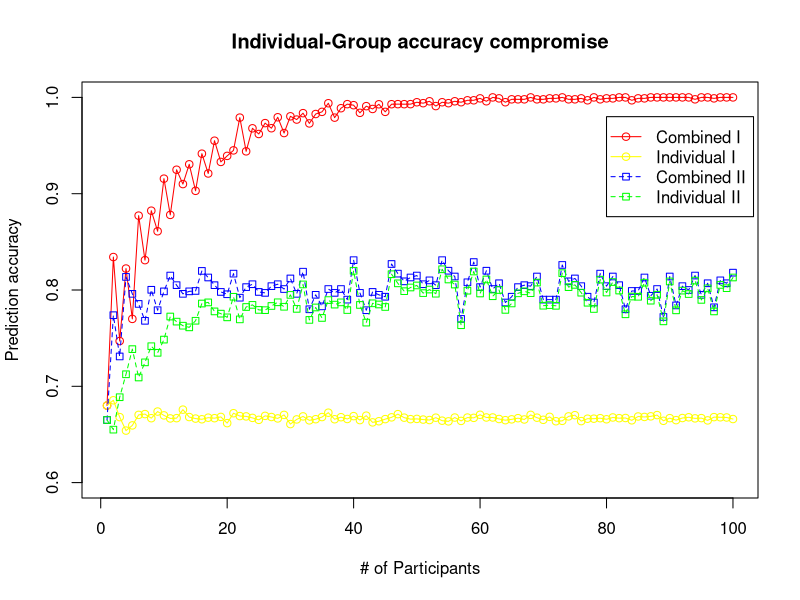

Write R code to recreate this figure.
#### Scenario I
Q=1
Chi=100 # Number of Participants
COMB1=NULL
INDI1=NULL
for(Q in 1:Chi)
{
ASUM1=0
BSUM1=0
AIND1=0
BIND1=0
p=1
P=1000  ### Number of Experiments
for (p in 1:P)
{

q=1
E=NULL
for (q in 1:Q)
{
if(runif(1)>=1/3)  ### Probability of random draws 
    {
     E=cbind(E,"A")
    }
   else
    {
     E=cbind(E,"B")
    }
q=q+1	
}
AIND1=AIND1+sum(E=="A")
BIND1=BIND1+sum(E=="B")
if(sum((E=="A")-(E=="B"))>0)
  {
   ASUM1=ASUM1+1
  }
  else if(sum((E=="A")-(E=="B"))<0)
  {
   BSUM1=BSUM1+1
  }
p=p+1
}
COMB1=cbind(COMB1,ASUM1/(ASUM1+BSUM1))
INDI1=cbind(INDI1,AIND1/(AIND1+BIND1))

Q=Q+1
}

COMB1  ### Combined prediction accuracy in Scenario I
INDI1  ### Individual prediction accuracy in Scenario I

#### Scenario II

N=1
Nu=100    ### Number of Participants 
COMB2=NULL
INDI2=NULL
for(N in 1:Nu)
{
ASUM2=0
BSUM2=0
AIND2=0
BIND2=0
m=1
M=1000    ### Number of Experiments
for(m in 1:M)
{
n=1
D=NULL
for (n in 1:N)
{
 SUM=sum((D=="A")-(D=="B"))
 
  if(SUM<=-2)
   { 
     D=cbind(D,"B")
   } 
 
  if(SUM==-1)
   { 
   if(runif(1)>=1/3)  ### Probability of random draws
    {
     D=cbind(D,"A")
    }
   else
    {
     D=cbind(D,"B")
    }
   }
 
  if(SUM==0)
   { 
   if(runif(1)>=1/3)
    {
     D=cbind(D,"A")
    }
   else
    {
     D=cbind(D,"B")
    }
   }
  
  if(SUM==1)
   { 
   if(runif(1)>=1/3)
    {
     D=cbind(D,"A")
    }
   else
    {
     D=cbind(D,"B")
    }
   }
   
  if(SUM>=2)
   {
    D=cbind(D,"A")
   }
  n=n+1 
 }
 AIND2=AIND2+sum(D=="A")
 BIND2=BIND2+sum(D=="B")
  if(sum((D=="A")-(D=="B"))>0)
  {
   ASUM2=ASUM2+1
  }
  else if(sum((D=="A")-(D=="B"))<0)
  {
   BSUM2=BSUM2+1
  }
m=m+1
}
COMB2=cbind(COMB2,ASUM2/(ASUM2+BSUM2))
INDI2=cbind(INDI2,AIND2/(AIND2+BIND2))

N=N+1
}

COMB2 ### Combined prediction accuracy in Scenario II
INDI2 ### Individual prediction accuracy in Scenario II

###Plots
plot(1:100,COMB1,xlab="# of Participants", ylab="Prediction accuracy", main="Individual-Group accuracy compromise",type="o", 

col="red",ylim=c(0.6,1))
lines(1:100,INDI1,type="o", col="yellow")
lines(1:100,COMB2,type="o", pch=22, lty=2, col="blue")
lines(1:100,INDI2,type="o", pch=22, lty=2, col="green")

legend(80,0.98, c("Combined I","Individual I","Combined II","Individual II"),lty=c(1,1,2,2),pch=c(21,21,22,22), lwd=c(1,1,1,1),col=c("red","yellow","blue","green"))
